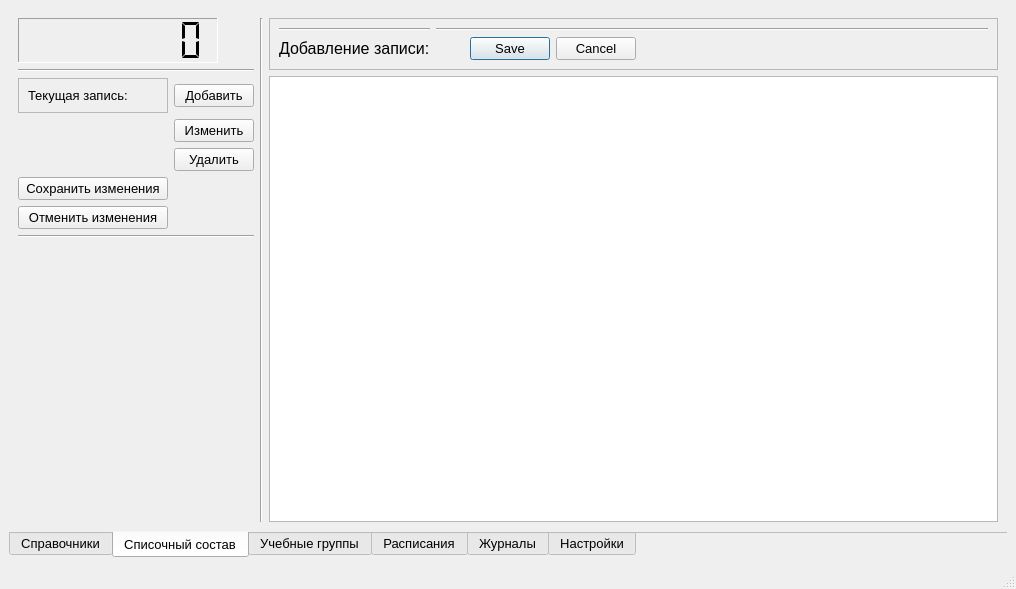
<?xml version="1.0" encoding="UTF-8"?>
<ui version="4.0">
 <class>MainWindow</class>
 <widget class="QMainWindow" name="MainWindow">
  <property name="geometry">
   <rect>
    <x>0</x>
    <y>0</y>
    <width>1016</width>
    <height>589</height>
   </rect>
  </property>
  <property name="minimumSize">
   <size>
    <width>800</width>
    <height>580</height>
   </size>
  </property>
  <property name="windowTitle">
   <string>MainWindow</string>
  </property>
  <property name="windowIcon">
   <iconset>
    <normaloff>IT-куб3.PNG</normaloff>IT-куб3.PNG</iconset>
  </property>
  <property name="autoFillBackground">
   <bool>false</bool>
  </property>
  <widget class="QWidget" name="centralwidget">
   <layout class="QVBoxLayout" name="verticalLayout_6">
    <item>
     <widget class="QTabWidget" name="MainTab">
      <property name="font">
       <font>
        <pointsize>10</pointsize>
       </font>
      </property>
      <property name="tabPosition">
       <enum>QTabWidget::South</enum>
      </property>
      <property name="currentIndex">
       <number>1</number>
      </property>
      <property name="documentMode">
       <bool>true</bool>
      </property>
      <widget class="QWidget" name="tab1">
       <property name="minimumSize">
        <size>
         <width>200</width>
         <height>0</height>
        </size>
       </property>
       <property name="maximumSize">
        <size>
         <width>16777215</width>
         <height>16777215</height>
        </size>
       </property>
       <attribute name="title">
        <string>Справочники</string>
       </attribute>
       <layout class="QHBoxLayout" name="horizontalLayout">
        <item>
         <layout class="QVBoxLayout" name="verticalLayout_2">
          <property name="sizeConstraint">
           <enum>QLayout::SetMinimumSize</enum>
          </property>
          <property name="leftMargin">
           <number>4</number>
          </property>
          <property name="topMargin">
           <number>4</number>
          </property>
          <property name="rightMargin">
           <number>4</number>
          </property>
          <property name="bottomMargin">
           <number>4</number>
          </property>
          <item>
           <widget class="QLabel" name="label">
            <property name="maximumSize">
             <size>
              <width>250</width>
              <height>20</height>
             </size>
            </property>
            <property name="font">
             <font>
              <pointsize>12</pointsize>
             </font>
            </property>
            <property name="frameShape">
             <enum>QFrame::NoFrame</enum>
            </property>
            <property name="lineWidth">
             <number>1</number>
            </property>
            <property name="text">
             <string>Перечень таблиц:</string>
            </property>
            <property name="wordWrap">
             <bool>false</bool>
            </property>
           </widget>
          </item>
          <item>
           <widget class="Line" name="line_3">
            <property name="maximumSize">
             <size>
              <width>250</width>
              <height>16777215</height>
             </size>
            </property>
            <property name="orientation">
             <enum>Qt::Horizontal</enum>
            </property>
           </widget>
          </item>
          <item>
           <widget class="QComboBox" name="listBox">
            <property name="minimumSize">
             <size>
              <width>220</width>
              <height>0</height>
             </size>
            </property>
            <property name="maximumSize">
             <size>
              <width>250</width>
              <height>16777215</height>
             </size>
            </property>
            <property name="font">
             <font>
              <pointsize>10</pointsize>
             </font>
            </property>
           </widget>
          </item>
          <item>
           <widget class="QFrame" name="frame">
            <property name="sizePolicy">
             <sizepolicy hsizetype="Minimum" vsizetype="Expanding">
              <horstretch>0</horstretch>
              <verstretch>0</verstretch>
             </sizepolicy>
            </property>
            <property name="minimumSize">
             <size>
              <width>250</width>
              <height>0</height>
             </size>
            </property>
            <property name="maximumSize">
             <size>
              <width>250</width>
              <height>178</height>
             </size>
            </property>
            <property name="frameShape">
             <enum>QFrame::Panel</enum>
            </property>
            <property name="frameShadow">
             <enum>QFrame::Sunken</enum>
            </property>
            <property name="lineWidth">
             <number>2</number>
            </property>
            <layout class="QFormLayout" name="formLayout">
             <property name="horizontalSpacing">
              <number>0</number>
             </property>
             <property name="verticalSpacing">
              <number>6</number>
             </property>
             <property name="leftMargin">
              <number>0</number>
             </property>
             <property name="topMargin">
              <number>0</number>
             </property>
             <property name="rightMargin">
              <number>0</number>
             </property>
             <property name="bottomMargin">
              <number>0</number>
             </property>
             <item row="1" column="1">
              <widget class="QPushButton" name="add_Button">
               <property name="maximumSize">
                <size>
                 <width>100</width>
                 <height>16777215</height>
                </size>
               </property>
               <property name="text">
                <string>Добавить</string>
               </property>
               <attribute name="buttonGroup">
                <string notr="true">buttonMainGroup</string>
               </attribute>
              </widget>
             </item>
             <item row="2" column="1">
              <widget class="QPushButton" name="edit_Button">
               <property name="text">
                <string>Изменить</string>
               </property>
               <attribute name="buttonGroup">
                <string notr="true">buttonMainGroup</string>
               </attribute>
              </widget>
             </item>
             <item row="3" column="1">
              <widget class="QPushButton" name="del_Button">
               <property name="text">
                <string>Удалить</string>
               </property>
               <attribute name="buttonGroup">
                <string notr="true">buttonMainGroup</string>
               </attribute>
              </widget>
             </item>
             <item row="1" column="0">
              <widget class="QLabel" name="label_2">
               <property name="text">
                <string>Текущая запись:</string>
               </property>
              </widget>
             </item>
             <item row="4" column="0">
              <widget class="QPushButton" name="commit_Button">
               <property name="minimumSize">
                <size>
                 <width>150</width>
                 <height>0</height>
                </size>
               </property>
               <property name="font">
                <font>
                 <pointsize>10</pointsize>
                 <weight>50</weight>
                 <bold>false</bold>
                </font>
               </property>
               <property name="autoFillBackground">
                <bool>true</bool>
               </property>
               <property name="text">
                <string>Сохранить изменения</string>
               </property>
               <property name="flat">
                <bool>false</bool>
               </property>
               <attribute name="buttonGroup">
                <string notr="true">buttonMainGroup</string>
               </attribute>
              </widget>
             </item>
             <item row="5" column="0">
              <widget class="QPushButton" name="rollback_Button">
               <property name="minimumSize">
                <size>
                 <width>150</width>
                 <height>0</height>
                </size>
               </property>
               <property name="text">
                <string>Отменить изменения</string>
               </property>
               <attribute name="buttonGroup">
                <string notr="true">buttonMainGroup</string>
               </attribute>
              </widget>
             </item>
             <item row="3" column="0">
              <widget class="QLabel" name="labelCur2">
               <property name="text">
                <string/>
               </property>
              </widget>
             </item>
             <item row="2" column="0">
              <widget class="QLabel" name="labelCur1">
               <property name="text">
                <string/>
               </property>
              </widget>
             </item>
             <item row="4" column="1">
              <widget class="QLabel" name="transLabel">
               <property name="font">
                <font>
                 <pointsize>14</pointsize>
                </font>
               </property>
               <property name="text">
                <string/>
               </property>
              </widget>
             </item>
            </layout>
           </widget>
          </item>
          <item>
           <widget class="QFrame" name="frame_2">
            <property name="sizePolicy">
             <sizepolicy hsizetype="Preferred" vsizetype="Minimum">
              <horstretch>0</horstretch>
              <verstretch>0</verstretch>
             </sizepolicy>
            </property>
            <property name="minimumSize">
             <size>
              <width>0</width>
              <height>160</height>
             </size>
            </property>
            <property name="maximumSize">
             <size>
              <width>250</width>
              <height>16777215</height>
             </size>
            </property>
            <property name="frameShape">
             <enum>QFrame::StyledPanel</enum>
            </property>
            <property name="frameShadow">
             <enum>QFrame::Raised</enum>
            </property>
            <layout class="QVBoxLayout" name="verticalLayout_4">
             <item>
              <widget class="QCheckBox" name="fltCheck">
               <property name="maximumSize">
                <size>
                 <width>16777215</width>
                 <height>16777215</height>
                </size>
               </property>
               <property name="text">
                <string>Фильтр</string>
               </property>
              </widget>
             </item>
             <item>
              <widget class="Line" name="line">
               <property name="orientation">
                <enum>Qt::Horizontal</enum>
               </property>
              </widget>
             </item>
             <item>
              <widget class="QLabel" name="fltLabel1">
               <property name="maximumSize">
                <size>
                 <width>16777215</width>
                 <height>20</height>
                </size>
               </property>
               <property name="text">
                <string>TextLabel</string>
               </property>
              </widget>
             </item>
             <item>
              <widget class="QComboBox" name="fltCombo1"/>
             </item>
             <item>
              <widget class="QLabel" name="fltLabel2">
               <property name="maximumSize">
                <size>
                 <width>16777215</width>
                 <height>20</height>
                </size>
               </property>
               <property name="text">
                <string>TextLabel</string>
               </property>
              </widget>
             </item>
             <item>
              <widget class="QComboBox" name="fltCombo2"/>
             </item>
             <item>
              <widget class="QLabel" name="fltLabel3">
               <property name="maximumSize">
                <size>
                 <width>16777215</width>
                 <height>20</height>
                </size>
               </property>
               <property name="text">
                <string>TextLabel</string>
               </property>
              </widget>
             </item>
             <item>
              <widget class="QComboBox" name="fltCombo3"/>
             </item>
             <item>
              <widget class="Line" name="line_2">
               <property name="orientation">
                <enum>Qt::Horizontal</enum>
               </property>
              </widget>
             </item>
             <item>
              <widget class="QLabel" name="label_3">
               <property name="text">
                <string/>
               </property>
              </widget>
             </item>
            </layout>
           </widget>
          </item>
         </layout>
        </item>
        <item>
         <widget class="Line" name="line_6">
          <property name="orientation">
           <enum>Qt::Vertical</enum>
          </property>
         </widget>
        </item>
        <item>
         <layout class="QVBoxLayout" name="verticalLayout_3">
          <property name="leftMargin">
           <number>4</number>
          </property>
          <property name="topMargin">
           <number>4</number>
          </property>
          <property name="rightMargin">
           <number>4</number>
          </property>
          <property name="bottomMargin">
           <number>4</number>
          </property>
          <item>
           <widget class="QFrame" name="frame_3">
            <property name="minimumSize">
             <size>
              <width>0</width>
              <height>20</height>
             </size>
            </property>
            <property name="frameShape">
             <enum>QFrame::StyledPanel</enum>
            </property>
            <property name="frameShadow">
             <enum>QFrame::Raised</enum>
            </property>
           </widget>
          </item>
          <item>
           <widget class="Line" name="line_4">
            <property name="orientation">
             <enum>Qt::Horizontal</enum>
            </property>
           </widget>
          </item>
          <item>
           <widget class="QLabel" name="tableLabel">
            <property name="font">
             <font>
              <pointsize>12</pointsize>
             </font>
            </property>
            <property name="text">
             <string>TextLabel</string>
            </property>
            <property name="alignment">
             <set>Qt::AlignCenter</set>
            </property>
           </widget>
          </item>
          <item>
           <widget class="Line" name="line_5">
            <property name="orientation">
             <enum>Qt::Horizontal</enum>
            </property>
           </widget>
          </item>
          <item>
           <widget class="QFrame" name="editFrame">
            <property name="minimumSize">
             <size>
              <width>0</width>
              <height>0</height>
             </size>
            </property>
            <property name="frameShape">
             <enum>QFrame::StyledPanel</enum>
            </property>
            <property name="frameShadow">
             <enum>QFrame::Raised</enum>
            </property>
            <layout class="QGridLayout" name="gridLayout">
             <item row="0" column="0">
              <widget class="QDialogButtonBox" name="buttonEditFrame">
               <property name="sizePolicy">
                <sizepolicy hsizetype="Minimum" vsizetype="Preferred">
                 <horstretch>0</horstretch>
                 <verstretch>0</verstretch>
                </sizepolicy>
               </property>
               <property name="maximumSize">
                <size>
                 <width>180</width>
                 <height>16777215</height>
                </size>
               </property>
               <property name="focusPolicy">
                <enum>Qt::TabFocus</enum>
               </property>
               <property name="layoutDirection">
                <enum>Qt::LeftToRight</enum>
               </property>
               <property name="orientation">
                <enum>Qt::Horizontal</enum>
               </property>
               <property name="standardButtons">
                <set>QDialogButtonBox::No|QDialogButtonBox::Save</set>
               </property>
               <property name="centerButtons">
                <bool>true</bool>
               </property>
              </widget>
             </item>
             <item row="0" column="1">
              <widget class="QLabel" name="records_label">
               <property name="sizePolicy">
                <sizepolicy hsizetype="Expanding" vsizetype="Preferred">
                 <horstretch>0</horstretch>
                 <verstretch>0</verstretch>
                </sizepolicy>
               </property>
               <property name="font">
                <font>
                 <pointsize>10</pointsize>
                </font>
               </property>
               <property name="text">
                <string>Ввод данных</string>
               </property>
              </widget>
             </item>
            </layout>
           </widget>
          </item>
          <item>
           <widget class="QTableView" name="tableView">
            <property name="sizePolicy">
             <sizepolicy hsizetype="Expanding" vsizetype="Expanding">
              <horstretch>0</horstretch>
              <verstretch>0</verstretch>
             </sizepolicy>
            </property>
           </widget>
          </item>
         </layout>
        </item>
       </layout>
      </widget>
      <widget class="QWidget" name="tab2">
       <attribute name="title">
        <string>Списочный состав</string>
       </attribute>
       <layout class="QHBoxLayout" name="horizontalLayout_2">
        <item>
         <layout class="QVBoxLayout" name="verticalLayout">
          <item>
           <widget class="QLCDNumber" name="lcdNumber_Users">
            <property name="sizePolicy">
             <sizepolicy hsizetype="Fixed" vsizetype="Fixed">
              <horstretch>0</horstretch>
              <verstretch>0</verstretch>
             </sizepolicy>
            </property>
            <property name="minimumSize">
             <size>
              <width>200</width>
              <height>45</height>
             </size>
            </property>
            <property name="tabletTracking">
             <bool>false</bool>
            </property>
            <property name="frameShape">
             <enum>QFrame::Panel</enum>
            </property>
            <property name="frameShadow">
             <enum>QFrame::Sunken</enum>
            </property>
            <property name="smallDecimalPoint">
             <bool>false</bool>
            </property>
            <property name="digitCount">
             <number>8</number>
            </property>
            <property name="segmentStyle">
             <enum>QLCDNumber::Flat</enum>
            </property>
           </widget>
          </item>
          <item>
           <widget class="Line" name="line_10">
            <property name="orientation">
             <enum>Qt::Horizontal</enum>
            </property>
           </widget>
          </item>
          <item>
           <layout class="QGridLayout" name="gridLayout_3">
            <item row="1" column="1">
             <widget class="QPushButton" name="tab2_edit">
              <property name="text">
               <string>Изменить</string>
              </property>
              <attribute name="buttonGroup">
               <string notr="true">tab2_buttonGroup</string>
              </attribute>
             </widget>
            </item>
            <item row="2" column="1">
             <widget class="QPushButton" name="tab2_del">
              <property name="text">
               <string>Удалить</string>
              </property>
              <attribute name="buttonGroup">
               <string notr="true">tab2_buttonGroup</string>
              </attribute>
             </widget>
            </item>
            <item row="0" column="1">
             <widget class="QPushButton" name="tab2_add">
              <property name="text">
               <string>Добавить</string>
              </property>
              <attribute name="buttonGroup">
               <string notr="true">tab2_buttonGroup</string>
              </attribute>
             </widget>
            </item>
            <item row="0" column="0">
             <widget class="QFrame" name="frame_4">
              <property name="minimumSize">
               <size>
                <width>150</width>
                <height>0</height>
               </size>
              </property>
              <property name="frameShape">
               <enum>QFrame::StyledPanel</enum>
              </property>
              <property name="frameShadow">
               <enum>QFrame::Raised</enum>
              </property>
              <layout class="QGridLayout" name="gridLayout_4">
               <item row="1" column="0">
                <widget class="QLabel" name="label_6">
                 <property name="text">
                  <string>Текущая запись:</string>
                 </property>
                </widget>
               </item>
              </layout>
             </widget>
            </item>
           </layout>
          </item>
          <item>
           <layout class="QVBoxLayout" name="verticalLayout_7">
            <item>
             <widget class="QPushButton" name="tab2_commit">
              <property name="sizePolicy">
               <sizepolicy hsizetype="Preferred" vsizetype="Preferred">
                <horstretch>0</horstretch>
                <verstretch>0</verstretch>
               </sizepolicy>
              </property>
              <property name="maximumSize">
               <size>
                <width>150</width>
                <height>30</height>
               </size>
              </property>
              <property name="layoutDirection">
               <enum>Qt::LeftToRight</enum>
              </property>
              <property name="text">
               <string>Сохранить изменения</string>
              </property>
              <attribute name="buttonGroup">
               <string notr="true">tab2_buttonGroup</string>
              </attribute>
             </widget>
            </item>
            <item>
             <widget class="QPushButton" name="tab2_rollback">
              <property name="sizePolicy">
               <sizepolicy hsizetype="Minimum" vsizetype="Preferred">
                <horstretch>0</horstretch>
                <verstretch>0</verstretch>
               </sizepolicy>
              </property>
              <property name="maximumSize">
               <size>
                <width>150</width>
                <height>30</height>
               </size>
              </property>
              <property name="text">
               <string>Отменить изменения</string>
              </property>
              <attribute name="buttonGroup">
               <string notr="true">tab2_buttonGroup</string>
              </attribute>
             </widget>
            </item>
           </layout>
          </item>
          <item>
           <widget class="Line" name="line_11">
            <property name="orientation">
             <enum>Qt::Horizontal</enum>
            </property>
           </widget>
          </item>
          <item>
           <widget class="QLabel" name="label_4">
            <property name="sizePolicy">
             <sizepolicy hsizetype="Preferred" vsizetype="Expanding">
              <horstretch>0</horstretch>
              <verstretch>0</verstretch>
             </sizepolicy>
            </property>
            <property name="text">
             <string/>
            </property>
            <property name="alignment">
             <set>Qt::AlignCenter</set>
            </property>
           </widget>
          </item>
         </layout>
        </item>
        <item>
         <widget class="Line" name="line_9">
          <property name="orientation">
           <enum>Qt::Vertical</enum>
          </property>
         </widget>
        </item>
        <item>
         <layout class="QVBoxLayout" name="verticalLayout_5">
          <item>
           <widget class="QFrame" name="frame_users">
            <property name="minimumSize">
             <size>
              <width>0</width>
              <height>40</height>
             </size>
            </property>
            <property name="frameShape">
             <enum>QFrame::StyledPanel</enum>
            </property>
            <property name="frameShadow">
             <enum>QFrame::Raised</enum>
            </property>
            <layout class="QGridLayout" name="gridLayout_2">
             <item row="0" column="0">
              <widget class="Line" name="line_7">
               <property name="sizePolicy">
                <sizepolicy hsizetype="Preferred" vsizetype="Fixed">
                 <horstretch>0</horstretch>
                 <verstretch>0</verstretch>
                </sizepolicy>
               </property>
               <property name="orientation">
                <enum>Qt::Horizontal</enum>
               </property>
              </widget>
             </item>
             <item row="0" column="1">
              <widget class="Line" name="line_8">
               <property name="sizePolicy">
                <sizepolicy hsizetype="Expanding" vsizetype="Fixed">
                 <horstretch>0</horstretch>
                 <verstretch>0</verstretch>
                </sizepolicy>
               </property>
               <property name="orientation">
                <enum>Qt::Horizontal</enum>
               </property>
              </widget>
             </item>
             <item row="1" column="0">
              <widget class="QLabel" name="label_5">
               <property name="maximumSize">
                <size>
                 <width>300</width>
                 <height>16777215</height>
                </size>
               </property>
               <property name="font">
                <font>
                 <pointsize>12</pointsize>
                </font>
               </property>
               <property name="text">
                <string>Добавление записи:</string>
               </property>
              </widget>
             </item>
             <item row="1" column="1">
              <widget class="QDialogButtonBox" name="tab2_buttonBox">
               <property name="maximumSize">
                <size>
                 <width>200</width>
                 <height>16777215</height>
                </size>
               </property>
               <property name="standardButtons">
                <set>QDialogButtonBox::Cancel|QDialogButtonBox::Save</set>
               </property>
              </widget>
             </item>
            </layout>
           </widget>
          </item>
          <item>
           <widget class="QTableView" name="tableView_Users"/>
          </item>
         </layout>
        </item>
       </layout>
      </widget>
      <widget class="QWidget" name="tab3">
       <attribute name="title">
        <string>Учебные группы</string>
       </attribute>
      </widget>
      <widget class="QWidget" name="tab4">
       <attribute name="title">
        <string>Расписания</string>
       </attribute>
      </widget>
      <widget class="QWidget" name="tab5">
       <attribute name="title">
        <string>Журналы</string>
       </attribute>
      </widget>
      <widget class="QWidget" name="tab6">
       <attribute name="title">
        <string>Настройки</string>
       </attribute>
      </widget>
     </widget>
    </item>
   </layout>
  </widget>
  <widget class="QMenuBar" name="menubar">
   <property name="geometry">
    <rect>
     <x>0</x>
     <y>0</y>
     <width>1016</width>
     <height>21</height>
    </rect>
   </property>
  </widget>
  <widget class="QStatusBar" name="statusbar"/>
 </widget>
 <resources/>
 <connections/>
 <buttongroups>
  <buttongroup name="tab2_buttonGroup"/>
  <buttongroup name="buttonMainGroup"/>
 </buttongroups>
</ui>
